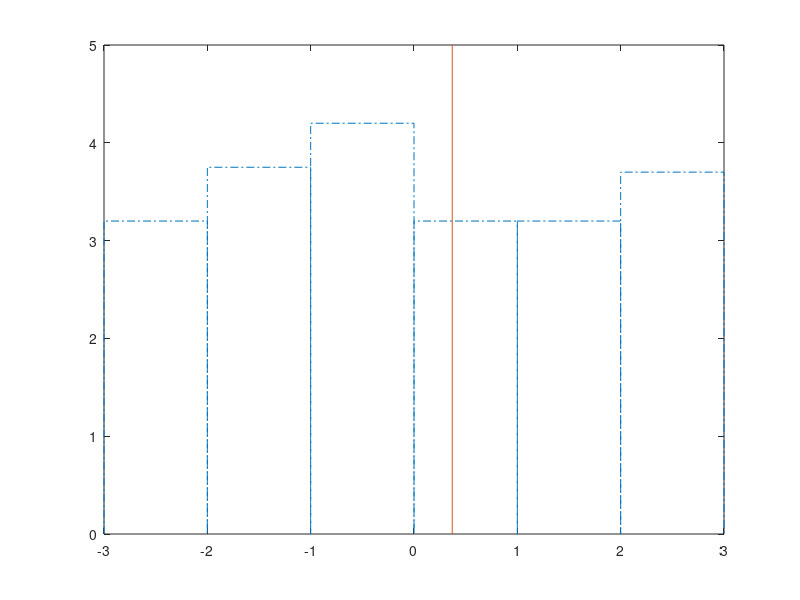

MATLAB code to generate this figure: (Note: this script raises an error after producing the figure.)
% mefig203 -- Visualize Segmented Average Interpolation
%
% This display helps the reader visualize the process of Segmented
% average-interpolation. This takes block averages collected at a coarse
% scale and imputes such averages at a finer scale.
%
% The display shows a collection of block averages, drawn as histogram
% bars '-.', a pair of fitted polynomials which interpolate those block
% averages '-', and an interpolation of the average data to a finer scale
% '-'.  The segmentation point is also indicated, by a solid vertical
% line
%
	clf; subplot(111)
%
%		Fit Left and Right Polynomials of degree D to data
%		Stolen from MakeAISegmentFilter
%
%		Draw Histogram Bars of Coarse-Scale Averages
%
	dat = [3.2 3.75 4.2 3.2 3.2 3.7];
	ord = [-3 -2 -1 0 1 2];
	base = 0.;
	t = [ord; ord; ord+1; ord+1 ]; t = t(:); % Solid Bars
	w = [base + (dat-dat); dat; dat; base + (dat-dat) ]; w = w(:);
	plot(t,w,'-.'); hold on;
%
%		Commented-Out Code --	Alternate approach to display
%								Histogram Bars
%  l = length(ord);
%  LockAxes([-3 3 0 5]);
%  for i=1:l,
%     plot([ord(i)+.05 ord(i)+.95], [dat(i) dat(i)], '-.')
%  end
%

%
%		Plot Vertical Line for Segmentation
%
	 eta0 = .37;
	 plot([eta0 eta0],[0 5]);
%
% 		Step 1. Moment matrix Mmat
%
	D = 2;
	Mmat = zeros(2*D+2,2*D+2);
	for kp1 = 1:(D+1),
	   for lp1 = (-D):0,
	        Mmat(D+1+lp1,kp1) = (lp1^kp1 - (lp1-1)^kp1)/kp1;
	   end
	end
	for kp1 = 1:(D+1),
	   for lp1 = 2:(D+1),
	        Mmat(D+1+lp1,D+1+kp1) = (lp1^kp1 - (lp1-1)^kp1)/kp1;
	   end
	end
	for kp1 = 1:(D+1),
	   Mmat(D+2,kp1)     = (eta0^kp1)/kp1;
	   Mmat(D+2,D+1+kp1) = (1 - eta0^kp1)/kp1;
	end
	Minv = inv(Mmat);

%
%		Get Coefs of Left & Right Polynomials
%
	BothPoly = Minv*(dat');
	lpoly = BothPoly(1:(D+1));
	rpoly = BothPoly((D+2):(2*D+2));
%
%		Plot Left poly
%
	 xx   = linspace(ord(1),eta0,100);
	 y    = polyval(reverse(lpoly),xx);
	 plot(xx,y);
%
%		Plot Right Poly
%
	 xx   = linspace(eta0,ord(6)+1,100);
	 y    = polyval(reverse(rpoly),xx);
	 plot(xx,y);
%
% 		Step 2. Imputation matrix Jmat
%
	Jmat = zeros(2*D+2,2*D+2);
	for kpp1 = 1:(D+1),
	   for lp1 = (-D+1):0,
	        Jmat(D+lp1,kpp1) = 2 * ((lp1/2)^kpp1 - (lp1/2 - .5)^kpp1)/(kpp1);
	  end
	end
	for kpp2 = 1:(D+1),
	   for lp1 = 2:(D+2),
	        Jmat(D+lp1,D+1+kpp2) = 2 * ((lp1/2)^kpp2 - (lp1/2 - .5)^kpp2)/(kpp2);
	  end
	end
	for kpp1 = 1:(D+1),
	   Jmat(D+1,kpp1)     =  2 * (eta0^kpp1)/kpp1;
	   Jmat(D+1,D+1+kpp1) =  2 * (.5^kpp1 - eta0^kpp1)/kpp1 ;
	end
%
% 		Step 3. Compose for prediction matrix:
%
	Pmat = Jmat * Minv ;
	Impval = Pmat * (dat');
	ImpVal = Impval((D+1):(D+2));
%
%		Display Imputed Averages 
% 
	t = [ 0.01 0.01 .5 .5 .5 .99 .99 ];
	w = [ base ImpVal(1) ImpVal(1) base ImpVal(2) ImpVal(2) base];
	plot(t,w,'-');
	hold off;
	title ('2.3 Averages, Left & Right Polynomials, Segmented Imputations to Finer Scale');
%
%		Clean up
%
	UnlockAxes;        
%  
% Prepared for the paper Minimum Entropy Segmentation 
% Copyright (c) 1994 David L. Donoho
%  
    
    
%   
% Part of WaveLab Version 802
% Built Sunday, October 3, 1999 8:52:27 AM
% This is Copyrighted Material
% For Copying permissions see COPYING.m
% Comments? e-mail wavelab@stat.stanford.edu
%   
    
